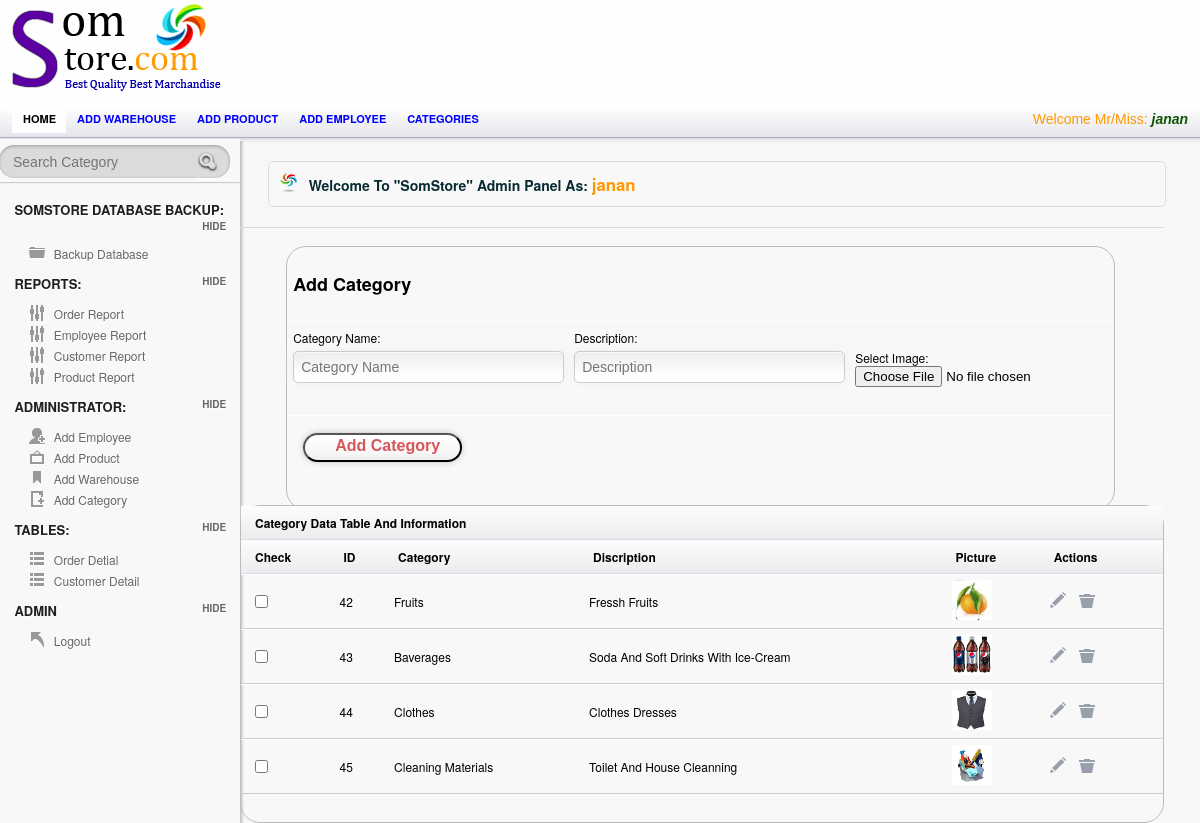
/Admin/add_category.php (signed in), run on the app's committed database.
### tables this page shows
CREATE TABLE `employee` (
  `Employee_ID` int(95) NOT NULL AUTO_INCREMENT,
  `Employee_Name` varchar(25) NOT NULL,
  `Username` varchar(25) NOT NULL,
  `Password` varchar(25) NOT NULL,
  `Picture` varchar(255) NOT NULL,
  PRIMARY KEY (`Employee_ID`)
);

CREATE TABLE `category` (
  `Category_ID` int(255) NOT NULL AUTO_INCREMENT,
  `Category_Name` varchar(123) NOT NULL,
  `Discription` varchar(255) NOT NULL,
  `Picture` varchar(255) NOT NULL,
  PRIMARY KEY (`Category_ID`)
);

### session.php (called while the page is built, shortened)
<?php
include('config.php');
$check=$_SESSION['login_username'];
$session=mysqli_query($mysqli, "select Username from employee where Username='$check' ");
$row=mysqli_fetch_array($session);
$login_session=$row['Username'];
?>

### Admin/add_category.php (the view, shortened to what this page needs)
<?php
include("../session.php");
include("../config.php");
?>
<!doctype html>
<html lang="en">
<head>
	<link rel="stylesheet" href="css/layout.css" type="text/css" media="screen" />
</head>
<body>
<div id="container">
	   <div id="header">
		<div id="logo-banner">
				<div id="logo">
					<a href="index.php"><img src="images/logo.png" alt="" /></a>
				</div>
				<div id="banner">
				</div>
		</div>
		</div>
	<div id="content-wrap">
	<section id="secondary_bar">
             <nav>
                <ul>
                    <li class="selected"><a href="index.php">Home</a></li>
                    <li><a href="add_warehouse.php">Add warehouse</a></li>
                    <li><a href="add_product.php">Add product</a></li>
                    <li><a href="Employee.php">Add employee</a></li>
                    <li><a href="add_category.php">Categories</a></li>
                    <li class="logout"> <span class="check"> <?php echo "Welcome Mr/Miss:   ". "<font color='##fa5400'><i><b>".$login_session."</b></i></font>" ;?> </span></li>
                </ul>
            </nav>
	</section>
<aside id="sidebar" class="column">
				<div id="search">
					<form action="searchcat.php" method="post" accept-charset="utf-8">
						<input type="text"  title="Search..." class="blink field"  placeholder="Search Category"   name='search' size=60 maxlength=100 />
						<input class="search-button" type="submit" value="Submit" />
						<div class="cl">&nbsp;</div>
					</form>
				</div>
		<hr/>
		<h3> SomStore Database Backup:</h3>
		<ul class="toggle">
		    <li class="icn_folder"><a href="Backup.php">Backup Database</a></li>
		</ul>
		<h3>Reports:</h3>
		<ul class="toggle">
		    <li class="icn_settings"><a href="OrderReports.php">Order Report</a></li>
			<li class="icn_settings"><a href="EmployeeReport.php">Employee Report</a></li>
			<li class="icn_settings"><a href="CustomerReport.php">Customer Report</a></li>
			<li class="icn_settings"><a href="ProductReport.php"> Product Report</a></li>
		</ul>
		<h3>Administrator:</h3>
		<ul class="toggle">
		    <li class="icn_add_user"><a href="Employee.php">Add Employee</a></li>
			<li class="icn_photo"><a href="add_product.php">Add Product</a></li>
			<li class="icn_tags"><a href="add_warehouse.php">Add Warehouse</a></li>
			<li class="icn_new_article"><a href="add_category.php">Add Category</a></li>
		</ul>
        <h3>Tables:</h3>
		<ul class="toggle">
		    <li class="icn_categories"><a href="order.php">Order Detial</a></li>
     		<li class="icn_categories"><a href="customerTable.php">Customer Detail</a></li>
		</ul>
		<h3>Admin</h3>
		<ul class="toggle">
			<li class="icn_jump_back"><a href="../logout.php">Logout</a></li>
		</ul>
	</aside>
	<section id="main" class="column">
	<h4 class="alert_info">Welcome To <strong>"SomStore"</strong> Admin Panel As: <?php echo "  ". "<font color='#f90'><big><b>".$login_session."</b></big></font>" ;?>  </h4>
	<div id="form_wrapper" class="form_wrapper">
		 <table>
<form class="register active" id="myForm" action="insertCategory.php" method="POST" name="addEmployee" >
					<th colspan="3"><h2>  Add Category</h2> </th>
   <tr>
    <td>
	  <label>Category Name:</label>
		<input type="text" id="empValid" name="categoryName" placeholder="Category Name" required>
	</td>
   <td>
	<label>Description:</label>
		<input type="text" id="empValid" name="description" placeholder="Description" required>
   </td>
       <td>
		<label> Select Image:</label>
		<input type="file" name="picture" id="picture"  required>
	</td>
   </tr>
   <tr>
						<div class="bottom">
						<td colspan="3">
						<button name="submit" id="save" title="Click to Save"  class="a-btn"> <span class="a-btn-text">Add Category</span></button>
						</td>
						</div>
	</tr>
	</form>
	</table>
	</div>
		<div class="tab_container">
<?php
$result = mysqli_query($mysqli,"SELECT * FROM category");
?>
      <div id="tab1" class="tab_content">
  <table class="tablesorter" cellspacing="0">
			<thead><th colspan="6"> Category Data Table And Information</th></thead>
		<thead>
   		    <th>Check</th>
    	      <th> ID</th>
              <th> Category</th>
    		<th>Discription</th>
		    <th>Picture</th>
    		<th>Actions</th>
		</thead>
		<tbody>
<?php while($row = mysqli_fetch_array($result))
  {?>
    <tr>
    <td><input type="checkbox"></td>
    <td><?Php echo $row['Category_ID']; ?></td>
    <td><?php echo $row['Category_Name']; ?></td>
   <td><?php echo $row['Discription']; ?></td>
	<td><img src="../images/<?php echo $row['Picture']; ?>" width="40" height="40"></td>
    <td> <a href="catViewUpdate.php?update=<?php echo $row['Category_ID']; ?>"  onClick="edit(this);" title="empEdit" >  <input type="image" src="images/icn_edit.png" title="Edit"> </a>
     <a href="catDelete.php?delete=<?php echo $row['Category_ID']; ?>" onClick="del(this);" title="Delete" ><input type="image" src="images/icn_trash.png" title="Trash">  </a></td>
    </tr>
  <?php }mysqli_close($mysqli);?>
</tbody>
</table>
 </div>
</div>
	</section>
          </div>
   </div>
</body>
</html>

### data on the page
employee: Username "janan"
category: Category_ID "42", Category_Name "Fruits", Discription "Fressh Fruits", Picture (picture)
category: Category_ID "43", Category_Name "Baverages", Discription "Soda And Soft Drinks With Ice-Cream", Picture (picture)
category: Category_ID "44", Category_Name "Clothes", Discription "Clothes Dresses", Picture (picture)
category: Category_ID "45", Category_Name "Cleaning Materials", Discription "Toilet And House Cleanning", Picture (picture)
